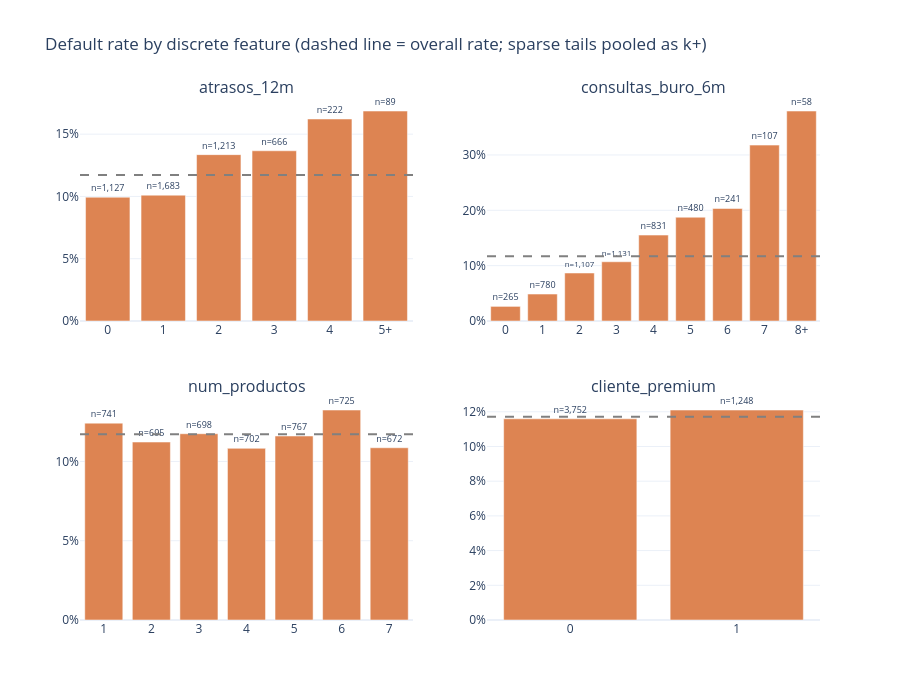

The cell this chart's notebook holds for it:
### Code cell
overall_default_rate: float = float(data[TARGET].mean())

fig = make_subplots(
    rows=2,
    cols=2,
    subplot_titles=DISCRETE_FEATURES,
    vertical_spacing=0.15,
)
for position, feature in enumerate(DISCRETE_FEATURES):
    row, col = divmod(position, 2)
    rates = default_rate_by(data, feature)
    fig.add_trace(
        go.Bar(
            x=rates["label"],
            y=rates["default_rate"],
            text=rates["n_clients"].map("n={:,}".format),
            textposition="outside",
            textfont_size=9,
            cliponaxis=False,
            marker_color=CLASS_COLORS["Default"],
            hovertemplate="%{x}: %{y:.1%} (%{text})<extra></extra>",
            showlegend=False,
        ),
        row=row + 1,
        col=col + 1,
    )
    fig.add_hline(
        y=overall_default_rate,
        line_dash="dash",
        line_color="gray",
        row=row + 1,
        col=col + 1,
    )

fig.update_yaxes(tickformat=".0%", rangemode="tozero")
fig.update_layout(
    title="Default rate by discrete feature (dashed line = overall rate; sparse tails pooled as k+)",
    height=700,
)
fig.show()

### Figure 1 — Plotly figure (JSON) as saved in the notebook; plotly's stock layout.template omitted (floating-point values rounded to 4 significant figures)
{"data": [{"cliponaxis": false, "hovertemplate": "%{x}: %{y:.1%} (%{text})<extra></extra>", "marker": {"color": "#DD8452"}, "showlegend": false, "text": ["n=1,127", "n=1,683", "n=1,213", "n=666", "n=222", "n=89"], "textfont": {"size": 9}, "textposition": "outside", "type": "bar", "x": ["0", "1", "2", "3", "4", "5+"], "xaxis": "x", "y": [0.09938, 0.101, 0.1336, 0.1366, 0.1622, 0.1685], "yaxis": "y"}, {"cliponaxis": false, "hovertemplate": "%{x}: %{y:.1%} (%{text})<extra></extra>", "marker": {"color": "#DD8452"}, "showlegend": false, "text": ["n=265", "n=780", "n=1,107", "n=1,131", "n=831", "n=480", "n=241", "n=107", "n=58"], "textfont": {"size": 9}, "textposition": "outside", "type": "bar", "x": ["0", "1", "2", "3", "4", "5", "6", "7", "8+"], "xaxis": "x2", "y": [0.02642, 0.04872, 0.08672, 0.107, 0.1552, 0.1875, 0.2033, 0.3178, 0.3793], "yaxis": "y2"}, {"cliponaxis": false, "hovertemplate": "%{x}: %{y:.1%} (%{text})<extra></extra>", "marker": {"color": "#DD8452"}, "showlegend": false, "text": ["n=741", "n=695", "n=698", "n=702", "n=767", "n=725", "n=672"], "textfont": {"size": 9}, "textposition": "outside", "type": "bar", "x": ["1", "2", "3", "4", "5", "6", "7"], "xaxis": "x3", "y": [0.1242, 0.1122, 0.1175, 0.1083, 0.116, 0.1324, 0.1086], "yaxis": "y3"}, {"cliponaxis": false, "hovertemplate": "%{x}: %{y:.1%} (%{text})<extra></extra>", "marker": {"color": "#DD8452"}, "showlegend": false, "text": ["n=3,752", "n=1,248"], "textfont": {"size": 9}, "textposition": "outside", "type": "bar", "x": ["0", "1"], "xaxis": "x4", "y": [0.1159, 0.121], "yaxis": "y4"}], "layout": {"annotations": [{"font": {"size": 16}, "showarrow": false, "text": "atrasos_12m", "x": 0.225, "xanchor": "center", "xref": "paper", "y": 1, "yanchor": "bottom", "yref": "paper"}, {"font": {"size": 16}, "showarrow": false, "text": "consultas_buro_6m", "x": 0.775, "xanchor": "center", "xref": "paper", "y": 1, "yanchor": "bottom", "yref": "paper"}, {"font": {"size": 16}, "showarrow": false, "text": "num_productos", "x": 0.225, "xanchor": "center", "xref": "paper", "y": 0.425, "yanchor": "bottom", "yref": "paper"}, {"font": {"size": 16}, "showarrow": false, "text": "cliente_premium", "x": 0.775, "xanchor": "center", "xref": "paper", "y": 0.425, "yanchor": "bottom", "yref": "paper"}], "height": 700, "shapes": [{"line": {"color": "gray", "dash": "dash"}, "type": "line", "x0": 0, "x1": 1, "xref": "x domain", "y0": 0.1172, "y1": 0.1172, "yref": "y"}, {"line": {"color": "gray", "dash": "dash"}, "type": "line", "x0": 0, "x1": 1, "xref": "x2 domain", "y0": 0.1172, "y1": 0.1172, "yref": "y2"}, {"line": {"color": "gray", "dash": "dash"}, "type": "line", "x0": 0, "x1": 1, "xref": "x3 domain", "y0": 0.1172, "y1": 0.1172, "yref": "y3"}, {"line": {"color": "gray", "dash": "dash"}, "type": "line", "x0": 0, "x1": 1, "xref": "x4 domain", "y0": 0.1172, "y1": 0.1172, "yref": "y4"}], "title": {"text": "Default rate by discrete feature (dashed line = overall rate; sparse tails pooled as k+)"}, "xaxis": {"anchor": "y", "domain": [0, 0.45]}, "xaxis2": {"anchor": "y2", "domain": [0.55, 1]}, "xaxis3": {"anchor": "y3", "domain": [0, 0.45]}, "xaxis4": {"anchor": "y4", "domain": [0.55, 1]}, "yaxis": {"anchor": "x", "domain": [0.575, 1], "rangemode": "tozero", "tickformat": ".0%"}, "yaxis2": {"anchor": "x2", "domain": [0.575, 1], "rangemode": "tozero", "tickformat": ".0%"}, "yaxis3": {"anchor": "x3", "domain": [0, 0.425], "rangemode": "tozero", "tickformat": ".0%"}, "yaxis4": {"anchor": "x4", "domain": [0, 0.425], "rangemode": "tozero", "tickformat": ".0%"}}}
